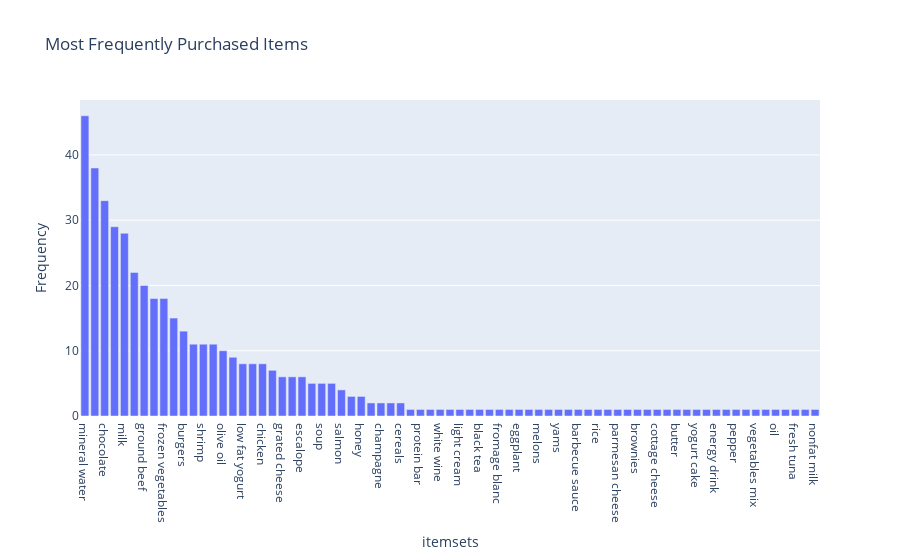

The notebook cell saved with this chart:
### Code cell
import matplotlib.pyplot as plt
import plotly.express as px

item_counts = frequent_itemsets['itemsets'].explode().value_counts()

fig = px.bar(x=item_counts.index, y=item_counts.values, labels={'x':'itemsets', 'y':'Frequency'}, title='Most Frequently Purchased Items')
fig.show()

### Figure 1 — Plotly figure (JSON) as saved in the notebook; plotly's stock layout.template omitted (floating-point values rounded to 4 significant figures)
{"data": [{"alignmentgroup": "True", "hovertemplate": "itemsets=%{x}<br>Frequency=%{y}<extra></extra>", "legendgroup": "", "marker": {"color": "#636efa", "pattern": {"shape": ""}}, "name": "", "offsetgroup": "", "orientation": "v", "showlegend": false, "textposition": "auto", "type": "bar", "x": ["mineral water", "spaghetti", "chocolate", "eggs", "milk", "french fries", "ground beef", "green tea", "frozen vegetables", "pancakes", "burgers", "tomatoes", "shrimp", "cake", "olive oil", "turkey", "low fat yogurt", "frozen smoothie", "chicken", "whole wheat rice", "grated cheese", "cooking oil", "escalope", "cookies", "soup", "herb & pepper", "salmon", "red wine", "honey", "fresh bread", "champagne", "avocado", "cereals", "tomato sauce", "protein bar", "mint", "white wine", "pasta", "light cream", "carrots", "black tea", "gums", "fromage blanc", "mushroom cream sauce", "eggplant", "extra dark chocolate", "melons", "body spray", "yams", "magazines", "barbecue sauce", "cider", "rice", "meatballs", "parmesan cheese", "energy bar", "brownies", "hot dogs", "cottage cheese", "tomato juice", "butter", "whole wheat pasta", "yogurt cake", "light mayo", "energy drink", "almonds", "pepper", "ham", "vegetables mix", "muffins", "oil", "french wine", "fresh tuna", "strawberries", "nonfat milk"], "xaxis": "x", "y": [46, 38, 33, 29, 28, 22, 20, 18, 18, 15, 13, 11, 11, 11, 10, 9, 8, 8, 8, 7, 6, 6, 6, 5, 5, 5, 4, 3, 3, 2, 2, 2, 2, 1, 1, 1, 1, 1, 1, 1, 1, 1, 1, 1, 1, 1, 1, 1, 1, 1, 1, 1, 1, 1, 1, 1, 1, 1, 1, 1, 1, 1, 1, 1, 1, 1, 1, 1, 1, 1, 1, 1, 1, 1, 1], "yaxis": "y"}], "layout": {"autosize": true, "barmode": "relative", "legend": {"tracegroupgap": 0}, "title": {"text": "Most Frequently Purchased Items"}, "xaxis": {"anchor": "y", "autorange": true, "domain": [0, 1], "range": [-0.5, 74.5], "title": {"text": "itemsets"}, "type": "category"}, "yaxis": {"anchor": "x", "autorange": true, "domain": [0, 1], "range": [0, 48.42], "title": {"text": "Frequency"}, "type": "linear"}}}
